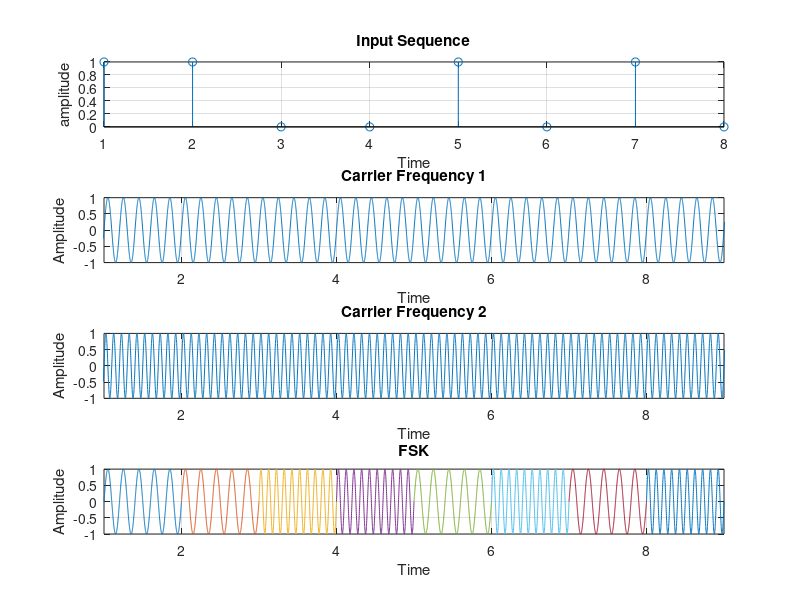

This chart was generated by the following MATLAB code:
% Author : Vishwas K Singh
% Script to plot FSK waveform

% Clear everything
clc;
clear all;
close all;

% take the input sequence
x = [1 1 0 0 1 0 1 0 ];
nx = size(x,2);

subplot(4,1,1);
stem(x);
title('Input Sequence');
xlabel('Time');
ylabel('amplitude');
hold on;
grid on;

% Two carriers with two frequencies
f1 = 5;
f2 = 10;
tc = 0:0.001:10;

% generate fc1 and plot
fc1 = sin(2*pi*f1*tc);
subplot(4,1,2);
plot(tc,fc1);
axis([1 9 -1 1]);
title('Carrier Frequency 1');
xlabel('Time');
ylabel('Amplitude');
hold on;
grid on;

% generate fc2 and plot
fc2 = sin(2*pi*f2*tc);
subplot(4,1,3);
plot(tc,fc2);
axis([1 9 -1 1]);
title('Carrier Frequency 2');
xlabel('Time');
ylabel('Amplitude');
hold on;
grid on;


% for symbol 0 send fc2 for symbol 1 send fc1
i = 1;
while i < nx+1
    t = i:0.001:i+1;
    if x(i) == 1
        fsk = sin(2 * pi * f1 * t);
    else
        fsk = sin(2 * pi * f2 * t);
    end
    
    % Plot the output
    subplot(4,1,4);
    plot(t,fsk);
    axis([1 9 -1 1]);
    title('FSK');
    xlabel('Time');
    ylabel('Amplitude');
    hold on;
    grid on;
    
    i = i+1;
end